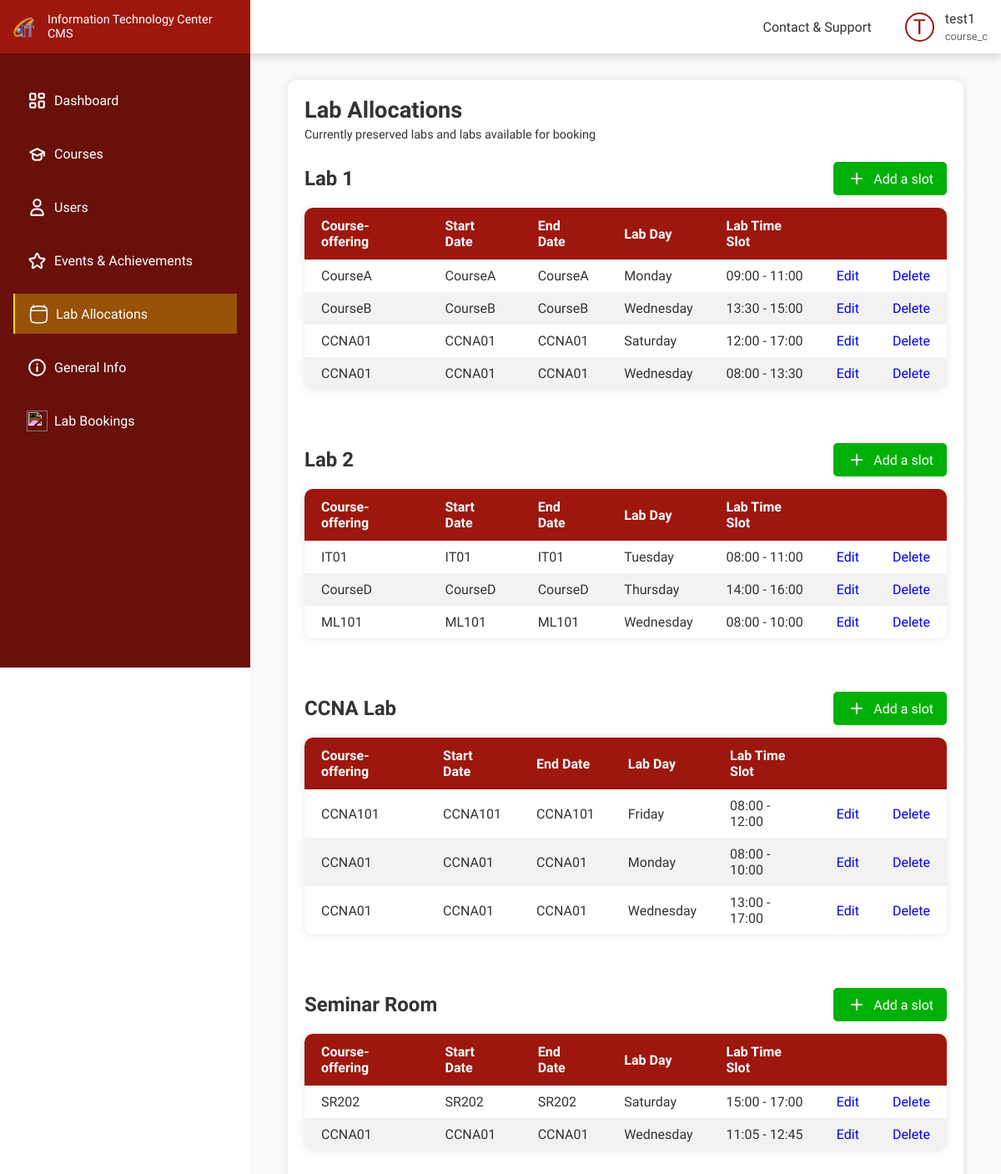
The app's page /pages/labslots/index.php (signed in) with its own data.
### tables this page shows
CREATE TABLE
    IF NOT EXISTS `user` (
        `u_id` int(10) UNSIGNED NOT NULL AUTO_INCREMENT,
        `user_name` varchar(50) NOT NULL,
        `email` varchar(100) NOT NULL,
        `password` varchar(255) NOT NULL,
        `contact` varchar(20) NOT NULL,
        `clearense` varchar(20) NOT NULL,
        PRIMARY KEY (`u_id`)
    );

CREATE TABLE
    IF NOT EXISTS `labslot` (
        `slot_id` int(11) NOT NULL AUTO_INCREMENT,
        `lab` varchar(20) NOT NULL,
        `course` varchar(20) NOT NULL,
        `start` time NOT NULL,
        `end` time NOT NULL,
        `date` int(11) NOT NULL,
        `oneday` date DEFAULT NULL,
        `published` tinyint(4) DEFAULT NULL,
        PRIMARY KEY (`slot_id`)
    );

### backend/functions/labslots.php (called while the page is built, shortened)
<?php
include_once $_SERVER['DOCUMENT_ROOT'] . "/config.php";
include_once $_SERVER['DOCUMENT_ROOT'] . "/helpers/datetime.php";
function getLabSlotsAll()
{
    global $conn;
    $stmt = $conn->prepare("SELECT * FROM labslot");
    $stmt->execute();
    $result = $stmt->get_result();
    $labSlots = array();
    while ($row = $result->fetch_assoc()) {
        $labType = $row['lab'];
        if (!isset($labSlots[$labType])) {
            $labSlots[$labType] = array();
        }
        $labSlots[$labType][] = $row;
    }
    return $labSlots;
}

### helpers/datetime.php (called while the page is built, shortened)
<?php
function getDatebyIndex(int $index): string
{
    $days = ['Monday', 'Tuesday', 'Wednesday', 'Thursday', 'Friday', 'Saturday', 'Sunday'];
    return $days[$index];
}

### pages/labslots/index.php (the view, shortened to what this page needs)
<?php include_once $_SERVER['DOCUMENT_ROOT'] . "/config.php" ?>
<?php include_once $_SERVER['DOCUMENT_ROOT'] . "/backend/functions/labslots.php" ?>
<?php include_once $_SERVER['DOCUMENT_ROOT'] . "/helpers/datetime.php" ?>
<!DOCTYPE html>
<html lang="en">
<head>
    <link rel="stylesheet" href="/css/labslots.css">
</head>
<?php
$labslots = getLabSlotsAll();
?>
<body>
    <div class="flex-box">
        <div class="left">
            <?php
            include_once(APP_ROOT . "/includes/sidebar.php");
            ?>
        </div>
        <div class="right">
            <?php
            include_once(APP_ROOT . "/includes/header.php");
            ?>
            <main class="labslots">
                <div class="container">
                    <h1>Lab Allocations</h1>
                    <p>Currently preserved labs and labs available for booking</p>
                    <div class="title">
                        <div class="title">
                            <h2>Lab 1</h2>
                            <a href="add.php?lab=lab1"><img src="/images/Add_round.svg" alt=""> Add a slot</a>
                        </div>
                    </div>
                    <table class="lab-table">
                        <thead>
                            <tr>
                                <th>Course-offering</th>
                                <th>Start Date</th>
                                <th>End Date</th>
                                <th>Lab Day</th>
                                <th>Lab Time Slot</th>
                                <th></th>
                                <th></th>
                            </tr>
                        </thead>
                        <tbody>
                            <?php if (isset($labslots['lab1'])) { ?>
                                <?php foreach ($labslots['lab1'] as $key => $slot) { ?>
                                    <tr>
                                        <td><?= $slot['course'] ?></td>
                                        <td><?= $slot['course'] ?></td>
                                        <td><?= $slot['course'] ?></td>
                                        <td><?= getDatebyIndex($slot['date']) ?></td>
                                        <td><?= substr($slot['start'], 0, 5) . ' - ' . substr($slot['end'], 0, 5) ?></td>
                                        <td><a href="add.php?id=<?= $slot['slot_id'] ?>&lab=lab1" role="button">Edit</a> </td>
                                        <td><a href="/backend/api/labslots/delete.php?delete_id=<?= $slot['slot_id'] ?>" role="button">Delete</a> </td>
                                    </tr>
                                <?php }; ?>
                            <?php } ?>
                        </tbody>
                    </table>
                    <div class="title">
                        <div class="title">
                            <h2>Lab 2</h2>
                            <a href="add.php?lab=lab2"><img src="/images/Add_round.svg" alt=""> Add a slot</a>
                        </div>
                    </div>
                    <table class="lab-table">
                        <thead>
                            <tr>
                                <th>Course-offering</th>
                                <th>Start Date</th>
                                <th>End Date</th>
                                <th>Lab Day</th>
                                <th>Lab Time Slot</th>
                                <th></th>
                                <th></th>
                            </tr>
                        </thead>
                        <tbody>
                            <?php if (isset($labslots['lab2'])) { ?>
                                <?php foreach ($labslots['lab2'] as $key => $slot) { ?>
                                    <tr>
                                        <td><?= $slot['course'] ?></td>
                                        <td><?= $slot['course'] ?></td>
                                        <td><?= $slot['course'] ?></td>
                                        <td><?= getDatebyIndex($slot['date']) ?></td>
                                        <td><?= substr($slot['start'], 0, 5) . ' - ' . substr($slot['end'], 0, 5) ?></td>
                                        <td><a href="add.php?id=<?= $slot['slot_id'] ?>&lab=lab2">Edit</a> </td>
                                        <td><a href="/backend/api/labslots/delete.php?delete_id=<?= $slot['slot_id'] ?>" role="button">Delete</a> </td>
                                    </tr>
                                <?php }; ?>
                            <?php } ?>
                        </tbody>
                    </table>
                    <div class="title">
                        <div class="title">
                            <h2>CCNA Lab</h2>
                            <a href="add.php?lab=ccna"><img src="/images/Add_round.svg" alt=""> Add a slot</a>
                        </div>
                    </div>
                    <table class="lab-table">
                        <thead>
                            <tr>
                                <th>Course-offering</th>
                                <th>Start Date</th>
                                <th>End Date</th>
                                <th>Lab Day</th>
                                <th>Lab Time Slot</th>
                                <th></th>
                                <th></th>
                            </tr>
                        </thead>
                        <tbody>
                            <?php if (isset($labslots['ccna'])) { ?>
                                <?php foreach ($labslots['ccna'] as $key => $slot) { ?>
                                    <tr>
                                        <td><?= $slot['course'] ?></td>
                                        <td><?= $slot['course'] ?></td>
                                        <td><?= $slot['course'] ?></td>
                                        <td><?= getDatebyIndex($slot['date']) ?></td>
                                        <td><?= substr($slot['start'], 0, 5) . ' - ' . substr($slot['end'], 0, 5) ?></td>
                                        <td><a href="add.php?id=<?= $slot['slot_id'] ?>&lab=ccna">Edit</a> </td>
                                        <td><a href="/backend/api/labslots/delete.php?delete_id=<?= $slot['slot_id'] ?>" role="button">Delete</a> </td>
                                    </tr>
                                <?php }; ?>
                            <?php } ?>
                        </tbody>
                    </table>
                    <div class="title">
                        <div class="title">
                            <h2>Seminar Room</h2>
                            <a href="add.php?lab=sr"><img src="/images/Add_round.svg" alt=""> Add a slot</a>
                        </div>
                    </div>
                    <table class="lab-table">
                        <thead>
                            <tr>
                                <th>Course-offering</th>
                                <th>Start Date</th>
                                <th>End Date</th>
                                <th>Lab Day</th>
                                <th>Lab Time Slot</th>
                                <th></th>
                                <th></th>
                            </tr>
                        </thead>
                        <tbody>
                            <?php if (isset($labslots['sr'])) { ?>
                                <?php foreach ($labslots['sr'] as $key => $slot) { ?>
                                    <tr>
                                        <td><?= $slot['course'] ?></td>
                                        <td><?= $slot['course'] ?></td>
                                        <td><?= $slot['course'] ?></td>
                                        <td><?= getDatebyIndex($slot['date']) ?></td>
                                        <td><?= substr($slot['start'], 0, 5) . ' - ' . substr($slot['end'], 0, 5) ?></td>
                                        <td><a href="add.php?id=<?= $slot['slot_id'] ?>&lab=sr">Edit</a> </td>
                                        <td><a href="/backend/api/labslots/delete.php?delete_id=<?= $slot['slot_id'] ?>" role="button">Delete</a> </td>
                                    </tr>
                                <?php }; ?>
                            <?php } ?>
                        </tbody>
                    </table>
                </div>
            </main>
        </div>
    </div>
</body>
</html>

### includes/header.php (shortened to what this page needs)
<?php
include $_SERVER['DOCUMENT_ROOT'] . "/includes/header_core.php";
if (isset($_SESSION['user_id'])) {
  $user_id = $_SESSION['user_id'];
  $sql = "SELECT user_name, clearense FROM user WHERE u_id = ?";
  $stmt = $conn->prepare($sql);
  $stmt->bind_param("i", $user_id);
  $stmt->execute();
  $result = $stmt->get_result();
  if ($row = $result->fetch_assoc()) {
    $username = $row['user_name'];
    $role = $row['clearense'];
  }
}
?>
<!DOCTYPE html>
<html lang="en">
<head>
  <link rel="stylesheet" href="/css/header.css">
</head>
<body>
  <header>
    <div class="menu">
      <ul>
        <li><a href="/pages/contactNsupport.php">Contact & Support</a></li>
      </ul>
    </div>
    <div class="profile">
      <div class="img"><?php echo isset($username) ? strtoupper(substr($username, 0, 1)) : 'G'; ?></div>
      <h5><?php echo isset($username) ? $username : 'Guest'; ?></h5>
      <p><?php echo isset($role) ? $role : 'Guest'; ?></p>
    </div>
  </header>
</body>
</html>

### records on screen
user: user_name "T", user_name "test1", clearense "course_c"
labslot: course "CourseA", date "Monday", start "09:00", end "11:00"
labslot: course "CourseB", date "Wednesday", start "13:30", end "15:00"
labslot: course "CCNA01", date "Saturday", start "12:00", end "17:00"
labslot: course "CCNA01", date "Wednesday", start "08:00", end "13:30"
labslot: course "IT01", date "Tuesday", start "08:00", end "11:00"
labslot: course "CourseD", date "Thursday", start "14:00", end "16:00"
labslot: course "ML101", date "Wednesday", start "08:00", end "10:00"
labslot: course "CCNA101", date "Friday", start "08:00", end "12:00"
labslot: course "CCNA01", date "Monday", start "08:00", end "10:00"
labslot: course "CCNA01", date "Wednesday", start "13:00", end "17:00"
labslot: course "SR202", date "Saturday", start "15:00", end "17:00"
labslot: course "CCNA01", date "Wednesday", start "11:05", end "12:45"
